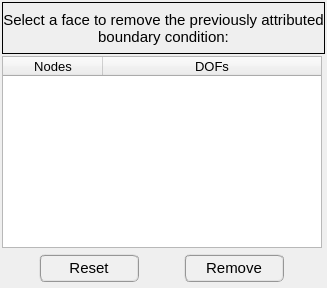
        <widget class="QWidget" name="tab_remove">
         <attribute name="title">
          <string>Remove</string>
         </attribute>
         <layout class="QGridLayout" name="gridLayout_9">
          <property name="leftMargin">
           <number>2</number>
          </property>
          <property name="topMargin">
           <number>2</number>
          </property>
          <property name="rightMargin">
           <number>2</number>
          </property>
          <property name="bottomMargin">
           <number>2</number>
          </property>
          <property name="spacing">
           <number>2</number>
          </property>
          <item row="0" column="0">
           <widget class="QLabel" name="label_29">
            <property name="minimumSize">
             <size>
              <width>0</width>
              <height>52</height>
             </size>
            </property>
            <property name="maximumSize">
             <size>
              <width>16777215</width>
              <height>52</height>
             </size>
            </property>
            <property name="font">
             <font>
              <family>MS Shell Dlg 2</family>
              <pointsize>11</pointsize>
              <weight>50</weight>
              <italic>false</italic>
              <bold>false</bold>
             </font>
            </property>
            <property name="frameShape">
             <enum>QFrame::Box</enum>
            </property>
            <property name="text">
             <string>Select a face to remove the previously attributed boundary condition:</string>
            </property>
            <property name="textFormat">
             <enum>Qt::AutoText</enum>
            </property>
            <property name="alignment">
             <set>Qt::AlignCenter</set>
            </property>
            <property name="wordWrap">
             <bool>true</bool>
            </property>
            <property name="margin">
             <number>8</number>
            </property>
           </widget>
          </item>
          <item row="1" column="0">
           <widget class="QTreeWidget" name="treeWidget_prescribed_dofs">
            <property name="minimumSize">
             <size>
              <width>320</width>
              <height>170</height>
             </size>
            </property>
            <property name="maximumSize">
             <size>
              <width>320</width>
              <height>200</height>
             </size>
            </property>
            <property name="font">
             <font>
              <family>MS Shell Dlg 2</family>
              <pointsize>10</pointsize>
              <italic>false</italic>
             </font>
            </property>
            <property name="toolTip">
             <string>Select a node to remove the attributed boundary condition.</string>
            </property>
            <property name="indentation">
             <number>1</number>
            </property>
            <property name="headerHidden">
             <bool>false</bool>
            </property>
            <attribute name="headerHighlightSections">
             <bool>false</bool>
            </attribute>
            <attribute name="headerShowSortIndicator" stdset="0">
             <bool>false</bool>
            </attribute>
            <attribute name="headerStretchLastSection">
             <bool>true</bool>
            </attribute>
            <column>
             <property name="text">
              <string>Nodes</string>
             </property>
             <property name="textAlignment">
              <set>AlignCenter</set>
             </property>
            </column>
            <column>
             <property name="text">
              <string>DOFs</string>
             </property>
             <property name="textAlignment">
              <set>AlignCenter</set>
             </property>
            </column>
           </widget>
          </item>
          <item row="2" column="0">
           <widget class="QFrame" name="frame_3">
            <property name="minimumSize">
             <size>
              <width>320</width>
              <height>36</height>
             </size>
            </property>
            <property name="maximumSize">
             <size>
              <width>320</width>
              <height>36</height>
             </size>
            </property>
            <property name="frameShape">
             <enum>QFrame::NoFrame</enum>
            </property>
            <property name="frameShadow">
             <enum>QFrame::Raised</enum>
            </property>
            <layout class="QGridLayout" name="gridLayout_8">
             <property name="leftMargin">
              <number>4</number>
             </property>
             <property name="topMargin">
              <number>4</number>
             </property>
             <property name="rightMargin">
              <number>4</number>
             </property>
             <property name="bottomMargin">
              <number>4</number>
             </property>
             <property name="horizontalSpacing">
              <number>12</number>
             </property>
             <item row="0" column="0">
              <widget class="QPushButton" name="pushButton_reset">
               <property name="minimumSize">
                <size>
                 <width>100</width>
                 <height>28</height>
                </size>
               </property>
               <property name="maximumSize">
                <size>
                 <width>100</width>
                 <height>28</height>
                </size>
               </property>
               <property name="font">
                <font>
                 <family>MS Shell Dlg 2</family>
                 <pointsize>11</pointsize>
                 <weight>50</weight>
                 <italic>false</italic>
                 <bold>false</bold>
                </font>
               </property>
               <property name="styleSheet">
                <string notr="true">QPushButton{border-radius: 6px; border-color: rgb(150, 150, 150); border-style: ridge; border-width: 2px; color: rgb(0, 0, 0); background-color: rgb(240, 240, 240); font: 11pt &quot;MS Shell Dlg 2&quot;}
QPushButton:hover{border-radius: 6px; border-color: rgb(0, 170, 255); border-style: ridge; border-width: 2px; color: rgb(0, 0, 0); background-color: rgba(174, 213, 255, 100); font: 11pt &quot;MS Shell Dlg 2l&quot;}
QPushButton:pressed{border-radius: 6px; border-color: rgb(0, 170, 255); border-style: ridge; border-width: 3px; color: rgb(0, 0, 0); background-color: rgb(174, 213, 255); font: 11pt &quot;MS Shell Dlg 2&quot;}</string>
               </property>
               <property name="text">
                <string>Reset</string>
               </property>
              </widget>
             </item>
             <item row="0" column="1">
              <widget class="QPushButton" name="pushButton_remove_bc_confirm">
               <property name="minimumSize">
                <size>
                 <width>100</width>
                 <height>28</height>
                </size>
               </property>
               <property name="maximumSize">
                <size>
                 <width>100</width>
                 <height>28</height>
                </size>
               </property>
               <property name="font">
                <font>
                 <family>MS Shell Dlg 2</family>
                 <pointsize>11</pointsize>
                 <weight>50</weight>
                 <italic>false</italic>
                 <bold>false</bold>
                </font>
               </property>
               <property name="styleSheet">
                <string notr="true">QPushButton{border-radius: 6px; border-color: rgb(150, 150, 150); border-style: ridge; border-width: 2px; color: rgb(0, 0, 0); background-color: rgb(240, 240, 240); font: 11pt &quot;MS Shell Dlg 2&quot;}
QPushButton:hover{border-radius: 6px; border-color: rgb(0, 170, 255); border-style: ridge; border-width: 2px; color: rgb(0, 0, 0); background-color: rgba(174, 213, 255, 100); font: 11pt &quot;MS Shell Dlg 2l&quot;}
QPushButton:pressed{border-radius: 6px; border-color: rgb(0, 170, 255); border-style: ridge; border-width: 3px; color: rgb(0, 0, 0); background-color: rgb(174, 213, 255); font: 11pt &quot;MS Shell Dlg 2&quot;}</string>
               </property>
               <property name="text">
                <string>Remove</string>
               </property>
              </widget>
             </item>
            </layout>
           </widget>
          </item>
         </layout>
        </widget>
